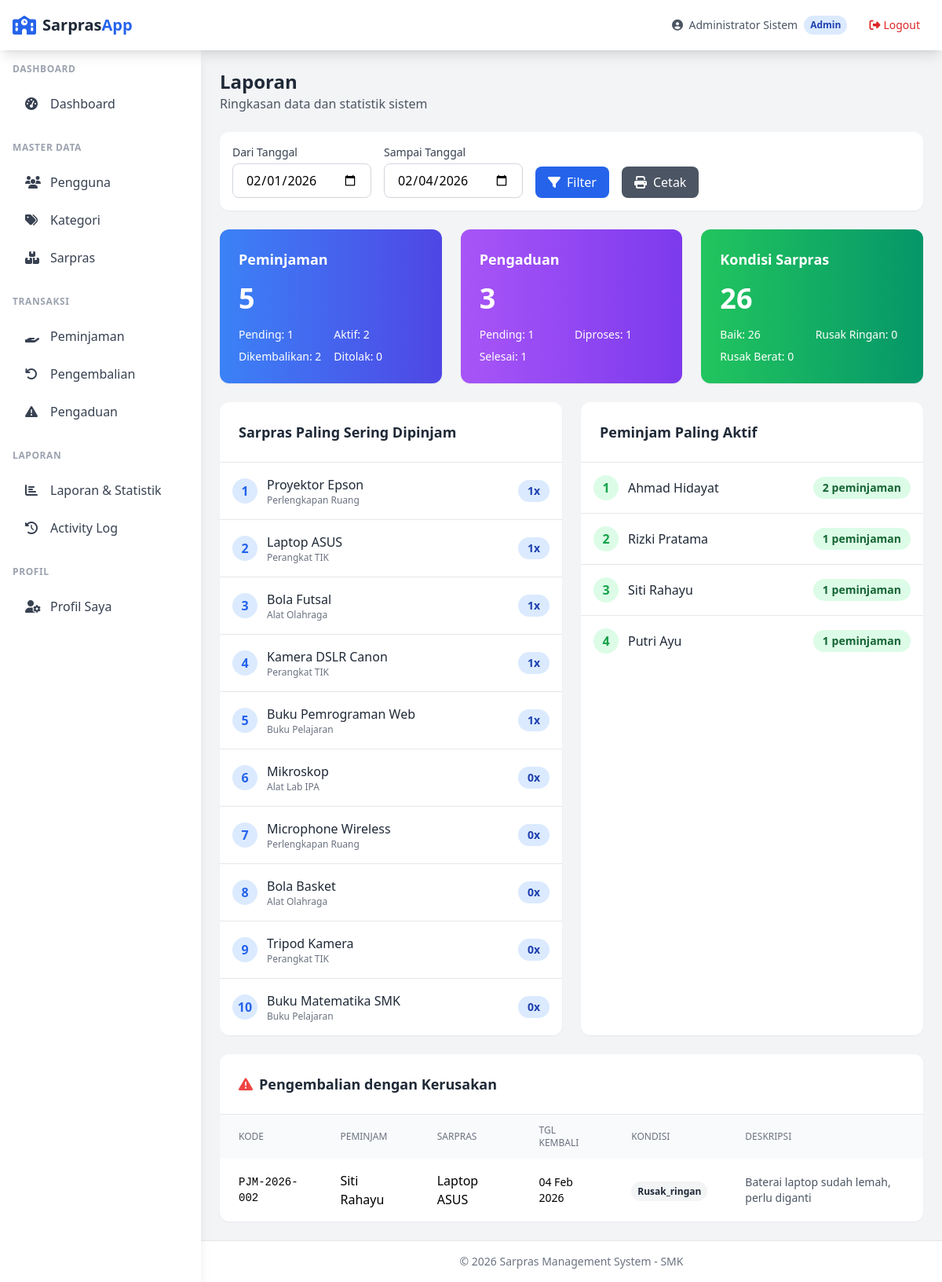
The app's page /admin/laporan/index.php (signed in) with its own data.
### tables this page shows
CREATE TABLE pengembalian (
    id INT AUTO_INCREMENT PRIMARY KEY,
    peminjaman_id INT NOT NULL,
    tgl_pengembalian DATE NOT NULL,
    kondisi_alat ENUM('baik', 'rusak_ringan', 'rusak_berat', 'hilang') NOT NULL,
    deskripsi_kerusakan TEXT,
    foto_pengembalian VARCHAR(255),
    catatan_petugas TEXT,
    processed_by INT,
    created_at TIMESTAMP DEFAULT CURRENT_TIMESTAMP,
    FOREIGN KEY (peminjaman_id) REFERENCES peminjaman(id) ON DELETE RESTRICT,
    FOREIGN KEY (processed_by) REFERENCES users(id) ON DELETE SET NULL
);

CREATE TABLE peminjaman (
    id INT AUTO_INCREMENT PRIMARY KEY,
    kode_peminjaman VARCHAR(50) NOT NULL UNIQUE,
    user_id INT NOT NULL,
    sarpras_id INT NOT NULL,
    jumlah INT NOT NULL DEFAULT 1,
    tgl_pinjam DATE NOT NULL,
    tgl_kembali_rencana DATE NOT NULL,
    tgl_kembali_aktual DATE,
    tujuan TEXT,
    status ENUM('pending', 'approved', 'rejected', 'active', 'returned', 'overdue') DEFAULT 'pending',
    catatan_admin TEXT,
    approved_by INT,
    approved_at TIMESTAMP NULL,
    created_at TIMESTAMP DEFAULT CURRENT_TIMESTAMP,
    updated_at TIMESTAMP DEFAULT CURRENT_TIMESTAMP ON UPDATE CURRENT_TIMESTAMP,
    FOREIGN KEY (user_id) REFERENCES users(id) ON DELETE RESTRICT,
    FOREIGN KEY (sarpras_id) REFERENCES sarpras(id) ON DELETE RESTRICT,
    FOREIGN KEY (approved_by) REFERENCES users(id) ON DELETE SET NULL
);

CREATE TABLE users (
    id INT AUTO_INCREMENT PRIMARY KEY,
    username VARCHAR(50) NOT NULL UNIQUE,
    password VARCHAR(255) NOT NULL,
    email VARCHAR(100),
    nama_lengkap VARCHAR(100) NOT NULL,
    role ENUM('admin', 'petugas', 'user') NOT NULL DEFAULT 'user',
    phone VARCHAR(20),
    created_at TIMESTAMP DEFAULT CURRENT_TIMESTAMP,
    updated_at TIMESTAMP DEFAULT CURRENT_TIMESTAMP ON UPDATE CURRENT_TIMESTAMP
);

CREATE TABLE sarpras (
    id INT AUTO_INCREMENT PRIMARY KEY,
    kode VARCHAR(50) NOT NULL UNIQUE,
    nama VARCHAR(150) NOT NULL,
    kategori_id INT NOT NULL,
    lokasi VARCHAR(100),
    deskripsi TEXT,
    jumlah_stok INT NOT NULL DEFAULT 0,
    kondisi ENUM('baik', 'rusak_ringan', 'rusak_berat') DEFAULT 'baik',
    foto VARCHAR(255),
    created_at TIMESTAMP DEFAULT CURRENT_TIMESTAMP,
    updated_at TIMESTAMP DEFAULT CURRENT_TIMESTAMP ON UPDATE CURRENT_TIMESTAMP,
    FOREIGN KEY (kategori_id) REFERENCES kategori_sarpras(id) ON DELETE RESTRICT
);

### config/database.php (called while the page is built, shortened)
<?php
function getConnection() {
    static $pdo = null;
    if ($pdo === null) {
        try {
            $dsn = "mysql:host=" . DB_HOST . ";dbname=" . DB_NAME . ";charset=" . DB_CHARSET;
            $options = [
                PDO::ATTR_ERRMODE => PDO::ERRMODE_EXCEPTION,
                PDO::ATTR_DEFAULT_FETCH_MODE => PDO::FETCH_ASSOC,
                PDO::ATTR_EMULATE_PREPARES => false,
            ];
            $pdo = new PDO($dsn, DB_USER, DB_PASS, $options);
        } catch (PDOException $e) {
            die("Database connection failed: " . $e->getMessage());
        }
    }
    return $pdo;
}
function query($sql, $params = []) {
    $pdo = getConnection();
    $stmt = $pdo->prepare($sql);
    $stmt->execute($params);
    return $stmt;
}
function fetchAll($sql, $params = []) {
    return query($sql, $params)->fetchAll();
}
function fetch($sql, $params = []) {
    return query($sql, $params)->fetch();
}

### admin/laporan/index.php (the view, shortened to what this page needs)
<?php
require_once __DIR__ . '/../../includes/functions.php';
$startDate = sanitize($_GET['start_date'] ?? date('Y-m-01'));
$endDate = sanitize($_GET['end_date'] ?? date('Y-m-d'));
$peminjamanStats = fetch("
    SELECT
        COUNT(*) as total,
        SUM(CASE WHEN status = 'pending' THEN 1 ELSE 0 END) as pending,
        SUM(CASE WHEN status IN ('approved', 'active') THEN 1 ELSE 0 END) as active,
        SUM(CASE WHEN status = 'returned' THEN 1 ELSE 0 END) as returned,
        SUM(CASE WHEN status = 'rejected' THEN 1 ELSE 0 END) as rejected
    FROM peminjaman
    WHERE DATE(created_at) BETWEEN ? AND ?
", [$startDate, $endDate]);
$pengaduanStats = fetch("
    SELECT
        COUNT(*) as total,
        SUM(CASE WHEN status = 'pending' THEN 1 ELSE 0 END) as pending,
        SUM(CASE WHEN status = 'proses' THEN 1 ELSE 0 END) as proses,
        SUM(CASE WHEN status = 'selesai' THEN 1 ELSE 0 END) as selesai
    FROM pengaduan
    WHERE DATE(created_at) BETWEEN ? AND ?
", [$startDate, $endDate]);
$sarprasStats = fetch("
    SELECT
        COUNT(*) as total,
        SUM(CASE WHEN kondisi = 'baik' THEN 1 ELSE 0 END) as baik,
        SUM(CASE WHEN kondisi = 'rusak_ringan' THEN 1 ELSE 0 END) as rusak_ringan,
        SUM(CASE WHEN kondisi = 'rusak_berat' THEN 1 ELSE 0 END) as rusak_berat
    FROM sarpras
");
$topBorrowed = fetchAll("
    SELECT s.kode, s.nama, k.nama as kategori, COUNT(p.id) as total_pinjam
    FROM sarpras s
    LEFT JOIN kategori_sarpras k ON s.kategori_id = k.id
    LEFT JOIN peminjaman p ON s.id = p.sarpras_id AND DATE(p.created_at) BETWEEN ? AND ?
    GROUP BY s.id
    ORDER BY total_pinjam DESC
    LIMIT 10
", [$startDate, $endDate]);
$topBorrowers = fetchAll("
    SELECT u.nama_lengkap, COUNT(p.id) as total_pinjam
    FROM users u
    LEFT JOIN peminjaman p ON u.id = p.user_id AND DATE(p.created_at) BETWEEN ? AND ?
    WHERE u.role = 'user'
    GROUP BY u.id
    ORDER BY total_pinjam DESC
    LIMIT 10
", [$startDate, $endDate]);
$damagedReturns = fetchAll("
    SELECT pg.*, pm.kode_peminjaman, s.nama as sarpras_nama, u.nama_lengkap
    FROM pengembalian pg
    JOIN peminjaman pm ON pg.peminjaman_id = pm.id
    JOIN sarpras s ON pm.sarpras_id = s.id
    JOIN users u ON pm.user_id = u.id
    WHERE pg.kondisi_alat IN ('rusak_ringan', 'rusak_berat', 'hilang')
    AND DATE(pg.created_at) BETWEEN ? AND ?
    ORDER BY pg.created_at DESC
    LIMIT 10
", [$startDate, $endDate]);
require_once __DIR__ . '/../../includes/header.php';
?>
<div class="space-y-6">
    <div class="flex flex-col sm:flex-row sm:items-center sm:justify-between gap-4">
        <div>
            <h1 class="text-2xl font-bold text-gray-800">Laporan</h1>
            <p class="text-gray-600">Ringkasan data dan statistik sistem</p>
        </div>
    </div>
    <div class="bg-white rounded-xl shadow-sm p-4">
        <form method="GET" class="flex flex-col sm:flex-row gap-4 items-end">
            <div>
                <label class="block text-sm font-medium text-gray-700 mb-1">Dari Tanggal</label>
                <input type="date" name="start_date" value="<?= e($startDate) ?>"
                    class="px-4 py-2 border border-gray-300 rounded-lg focus:ring-2 focus:ring-blue-500">
            </div>
            <div>
                <label class="block text-sm font-medium text-gray-700 mb-1">Sampai Tanggal</label>
                <input type="date" name="end_date" value="<?= e($endDate) ?>"
                    class="px-4 py-2 border border-gray-300 rounded-lg focus:ring-2 focus:ring-blue-500">
            </div>
            <button type="submit" class="px-4 py-2 bg-blue-600 text-white rounded-lg hover:bg-blue-700 transition">
                <i class="fas fa-filter mr-2"></i>Filter
            </button>
            <button type="button" onclick="window.print()" class="px-4 py-2 bg-gray-600 text-white rounded-lg hover:bg-gray-700 transition">
                <i class="fas fa-print mr-2"></i>Cetak
            </button>
        </form>
    </div>
    <div class="grid grid-cols-1 md:grid-cols-3 gap-6">
        <div class="bg-gradient-to-r from-blue-500 to-indigo-600 rounded-xl shadow-sm p-6 text-white">
            <h3 class="text-lg font-semibold mb-4">Peminjaman</h3>
            <div class="text-4xl font-bold mb-4"><?= $peminjamanStats['total'] ?></div>
            <div class="grid grid-cols-2 gap-2 text-sm">
                <div>Pending: <?= $peminjamanStats['pending'] ?></div>
                <div>Aktif: <?= $peminjamanStats['active'] ?></div>
                <div>Dikembalikan: <?= $peminjamanStats['returned'] ?></div>
                <div>Ditolak: <?= $peminjamanStats['rejected'] ?></div>
            </div>
        </div>
        <div class="bg-gradient-to-r from-purple-500 to-violet-600 rounded-xl shadow-sm p-6 text-white">
            <h3 class="text-lg font-semibold mb-4">Pengaduan</h3>
            <div class="text-4xl font-bold mb-4"><?= $pengaduanStats['total'] ?></div>
            <div class="grid grid-cols-2 gap-2 text-sm">
                <div>Pending: <?= $pengaduanStats['pending'] ?></div>
                <div>Diproses: <?= $pengaduanStats['proses'] ?></div>
                <div>Selesai: <?= $pengaduanStats['selesai'] ?></div>
            </div>
        </div>
        <div class="bg-gradient-to-r from-green-500 to-emerald-600 rounded-xl shadow-sm p-6 text-white">
            <h3 class="text-lg font-semibold mb-4">Kondisi Sarpras</h3>
            <div class="text-4xl font-bold mb-4"><?= $sarprasStats['total'] ?></div>
            <div class="grid grid-cols-2 gap-2 text-sm">
                <div>Baik: <?= $sarprasStats['baik'] ?></div>
                <div>Rusak Ringan: <?= $sarprasStats['rusak_ringan'] ?></div>
                <div>Rusak Berat: <?= $sarprasStats['rusak_berat'] ?></div>
            </div>
        </div>
    </div>
    <div class="grid grid-cols-1 lg:grid-cols-2 gap-6">
        <div class="bg-white rounded-xl shadow-sm">
            <div class="p-6 border-b">
                <h2 class="text-lg font-semibold text-gray-800">Sarpras Paling Sering Dipinjam</h2>
            </div>
            <div class="divide-y">
                <?php if (empty($topBorrowed)): ?>
                    <p class="p-4 text-gray-500 text-center">Tidak ada data</p>
                <?php else: ?>
                    <?php foreach ($topBorrowed as $i => $item): ?>
                        <div class="p-4 flex items-center justify-between hover:bg-gray-50">
                            <div class="flex items-center">
                                <span class="w-8 h-8 bg-blue-100 text-blue-600 rounded-full flex items-center justify-center font-bold mr-3">
                                    <?= $i + 1 ?>
                                </span>
                                <div>
                                    <p class="font-medium text-gray-800"><?= e($item['nama']) ?></p>
                                    <p class="text-xs text-gray-500"><?= e($item['kategori']) ?></p>
                                </div>
                            </div>
                            <span class="px-3 py-1 bg-blue-100 text-blue-800 text-sm font-semibold rounded-full">
                                <?= $item['total_pinjam'] ?>x
                            </span>
                        </div>
                    <?php endforeach; ?>
                <?php endif; ?>
            </div>
        </div>
        <div class="bg-white rounded-xl shadow-sm">
            <div class="p-6 border-b">
                <h2 class="text-lg font-semibold text-gray-800">Peminjam Paling Aktif</h2>
            </div>
            <div class="divide-y">
                <?php if (empty($topBorrowers)): ?>
                    <p class="p-4 text-gray-500 text-center">Tidak ada data</p>
                <?php else: ?>
                    <?php foreach ($topBorrowers as $i => $user): ?>
                        <div class="p-4 flex items-center justify-between hover:bg-gray-50">
                            <div class="flex items-center">
                                <span class="w-8 h-8 bg-green-100 text-green-600 rounded-full flex items-center justify-center font-bold mr-3">
                                    <?= $i + 1 ?>
                                </span>
                                <p class="font-medium text-gray-800"><?= e($user['nama_lengkap']) ?></p>
                            </div>
                            <span class="px-3 py-1 bg-green-100 text-green-800 text-sm font-semibold rounded-full">
                                <?= $user['total_pinjam'] ?> peminjaman
                            </span>
                        </div>
                    <?php endforeach; ?>
                <?php endif; ?>
            </div>
        </div>
    </div>
    <div class="bg-white rounded-xl shadow-sm">
        <div class="p-6 border-b">
            <h2 class="text-lg font-semibold text-gray-800">
                <i class="fas fa-exclamation-triangle text-red-500 mr-2"></i>Pengembalian dengan Kerusakan
            </h2>
        </div>
        <div class="overflow-x-auto">
            <table class="w-full">
                <thead class="bg-gray-50">
                    <tr>
                        <th class="px-6 py-3 text-left text-xs font-medium text-gray-500 uppercase">Kode</th>
                        <th class="px-6 py-3 text-left text-xs font-medium text-gray-500 uppercase">Peminjam</th>
                        <th class="px-6 py-3 text-left text-xs font-medium text-gray-500 uppercase">Sarpras</th>
                        <th class="px-6 py-3 text-left text-xs font-medium text-gray-500 uppercase">Tgl Kembali</th>
                        <th class="px-6 py-3 text-left text-xs font-medium text-gray-500 uppercase">Kondisi</th>
                        <th class="px-6 py-3 text-left text-xs font-medium text-gray-500 uppercase">Deskripsi</th>
                    </tr>
                </thead>
                <tbody class="divide-y">
                    <?php if (empty($damagedReturns)): ?>
                        <tr>
                            <td colspan="6" class="px-6 py-4 text-center text-gray-500">Tidak ada data pengembalian rusak</td>
                        </tr>
                    <?php else: ?>
                        <?php foreach ($damagedReturns as $r): ?>
                            <tr class="hover:bg-gray-50">
                                <td class="px-6 py-4 font-mono text-sm"><?= e($r['kode_peminjaman']) ?></td>
                                <td class="px-6 py-4"><?= e($r['nama_lengkap']) ?></td>
                                <td class="px-6 py-4"><?= e($r['sarpras_nama']) ?></td>
                                <td class="px-6 py-4 text-sm"><?= formatDate($r['tgl_pengembalian']) ?></td>
                                <td class="px-6 py-4"><?= getConditionBadge($r['kondisi_alat']) ?></td>
                                <td class="px-6 py-4 text-sm text-gray-600"><?= e($r['deskripsi_kerusakan'] ?? '-') ?></td>
                            </tr>
                        <?php endforeach; ?>
                    <?php endif; ?>
                </tbody>
            </table>
        </div>
    </div>
</div>
<?php require_once __DIR__ . '/../../includes/footer.php'; ?>

### includes/functions.php (shortened to what this page needs)
<?php
function sanitize($input)
{
    return htmlspecialchars(trim($input), ENT_QUOTES, 'UTF-8');
}
function e($string)
{
    return htmlspecialchars($string ?? '', ENT_QUOTES, 'UTF-8');
}
function formatDate($date, $format = 'd M Y')
{
    return date($format, strtotime($date));
}
function getConditionBadge($kondisi)
{
    $badges = [
        'baik' => '<span class="px-2 py-1 text-xs font-semibold rounded-full bg-green-100 text-green-800">Baik</span>',
        'rusak_ringan' => '<span class="px-2 py-1 text-xs font-semibold rounded-full bg-yellow-100 text-yellow-800">Rusak Ringan</span>',
        'rusak_berat' => '<span class="px-2 py-1 text-xs font-semibold rounded-full bg-red-100 text-red-800">Rusak Berat</span>',
        'hilang' => '<span class="px-2 py-1 text-xs font-semibold rounded-full bg-gray-800 text-white">Hilang</span>',
    ];
    return $badges[$kondisi] ?? '<span class="px-2 py-1 text-xs font-semibold rounded-full bg-gray-100 text-gray-800">' . ucfirst($kondisi) . '</span>';
}

### records on screen
pengembalian: peminjaman.kode_peminjaman "PJM-2026-002", users.nama_lengkap "Siti Rahayu", sarpras.nama "Laptop ASUS", tgl_pengembalian "04 Feb 2026", kondisi_alat "Rusak_ringan", deskripsi_kerusakan "Baterai laptop sudah lemah, perlu diganti"

### other values on screen
$currentUser['nama_lengkap'] "Administrator Sistem"
$currentRole "Admin"
$peminjamanStats['total'] "5"
$peminjamanStats['pending'] "1"
$peminjamanStats['active'] "2"
$peminjamanStats['returned'] "2"
$peminjamanStats['rejected'] "0"
$pengaduanStats['total'] "3"
$pengaduanStats['pending'] "1"
$pengaduanStats['proses'] "1"
$pengaduanStats['selesai'] "1"
$sarprasStats['total'] "26"
$sarprasStats['baik'] "26"
$sarprasStats['rusak_ringan'] "0"
$sarprasStats['rusak_berat'] "0"
